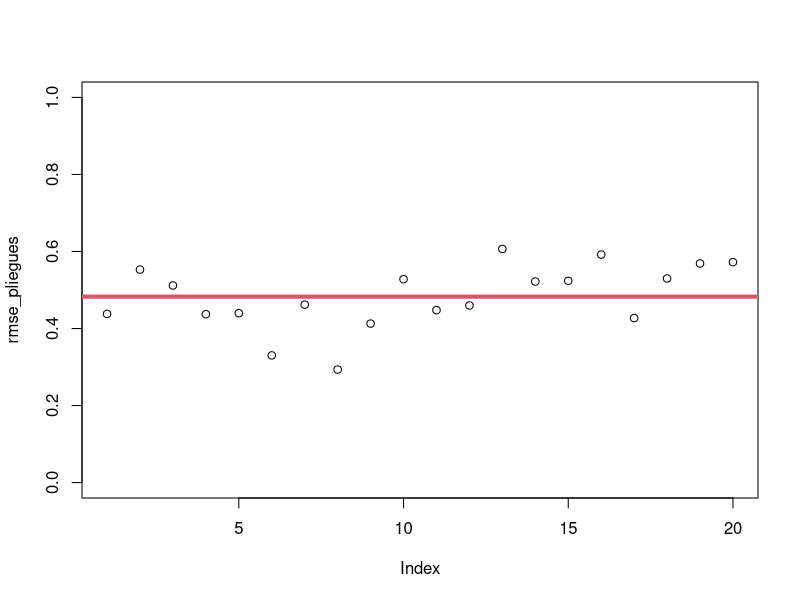

This chart was generated by the following R code:

# Hacemos la validación cruzada de nuestra red neuronal. ------------------

#install.packages("caret")
#install.packages("nnet")
#install.packages("parallel")


# Paquetes ----------------------------------------------------------------

library("caret")
library("nnet")
library("parallel")

# función de pliegue ------------------------------------------------------
rmse_fold <- function(pliegue, form, datos,  nn_size){  
  # preguntamos cuales de las filas que tenemos en nuestros datos estan en el vector pliegue
  pliegue_logic <- seq_len(nrow(datos)) %in% pliegue
  
  # Definimos los sets datos
  prueba <- subset(datos, pliegue_logic)
  entrena <- subset(datos, !pliegue_logic)  
  
  # Definimos el modelo de la red
  modelo <- nnet(form, data=entrena, size=nn_size, linout=TRUE, trace=FALSE)
  
  # Obtenemos el nombre de la variable respuesta de la red neuronal
  response_name <- setdiff(names(datos), modelo$coefnames)
  
  # Obtenemos la respuesta pronosticada
  Y_pronosticado <- predict(modelo, newdata = prueba)
  
  rmse <- RMSE(Y_pronosticado, prueba[[response_name]])
  rmse
}



# Red neuronal ------------------------------------------------------------


n_pliegues <- 20
tamano_muestral <-300
neuronas <- 10

genera_y <- function(x){
  cos(x) + rnorm(length(x), 0, 0.5)
}

X <- seq(0, 3*pi, length.out = tamano_muestral)
Y <- genera_y(X)

data.frame(X, Y) -> muestra


# validacion cruzada ------------------------------------------------------

# Usamos la funcion createFolds para crear los pliegues
createFolds(muestra$Y, k = n_pliegues) -> pliegues

# Usamos funcion mclapply para paralelizar la operacion
mclapply(
  # datos de pliegues
  pliegues,
  
  # funcion creada parte superior
  rmse_fold, 
  
  # Agregamos los parametros restantes a la funcion
  # rmse_fold(pliegue, form, datos,  nn_size)
  Y ~ X, 
  muestra, 
  nn_size = neuronas, 
  
  # Indicamos el numeros de cores
  #mc.cores = floor(detectCores()*0.8)
  mc.cores = 1
  ) -> rmse_pliegues

# convertimos la lista rmse_pliegues en un vector 
rmse_pliegues <- unlist(rmse_pliegues)

# obtenemos el promedio de los pliegues
mean(rmse_pliegues)

# graficamos
plot(rmse_pliegues, ylim = c(0, 1))
abline(h = mean(rmse_pliegues), col = 2, lwd = 4)















